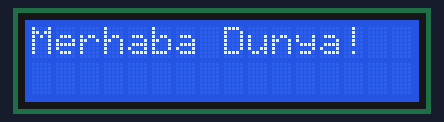
The sketch below on a simulated Arduino Uno, built with avr-gcc and run on an emulated ATmega328P. Parts: 16×2 character LCD.

Above: at 0.6 s.
At 1.6 s:
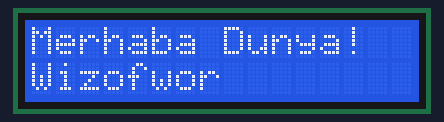

The sketch:

merhaba-dunya.ino
```cpp
/**
 * LiquidCrystal_V1.2.1 kutuphanesi ile calisir.
 * https://bitbucket.org/fmalpartida/new-liquidcrystal/downloads
 * Diger LCD kutuphelerini silmelisiniz.
 */
#include <Wire.h>
#include <LiquidCrystal_I2C.h>

/**
 * LCD ayarlari
 * Adres 0x27
 * en, rw, re, d4, d5, d6, d7, bl, blpol
 * 2,  1,  0,  4,  5,  6,  7,  3,  POSITIVE
*/
LiquidCrystal_I2C lcd(0x27, 2, 1, 0, 4, 5, 6, 7, 3, POSITIVE);

void setup(){
  //lcd'yi baslatalim
  Serial.begin(9600);
  lcd.begin(16,2);

  //arka aydintmayi acip kapatalim.
  lcd.backlight();
  delay(250);
  lcd.noBacklight();
  delay(250);
  lcd.backlight();

  //Mesajimizi yazalim
  lcd.setCursor(0,0);
  lcd.print("Merhaba Dunya!");
  delay(1000);
  lcd.setCursor(0,1);
  lcd.print("Wizofwor");
  }

void loop(){
}
```

Measured:
- what the display in image 0 shows lasts 1.0 s, from 0.6 s to 1.6 s
